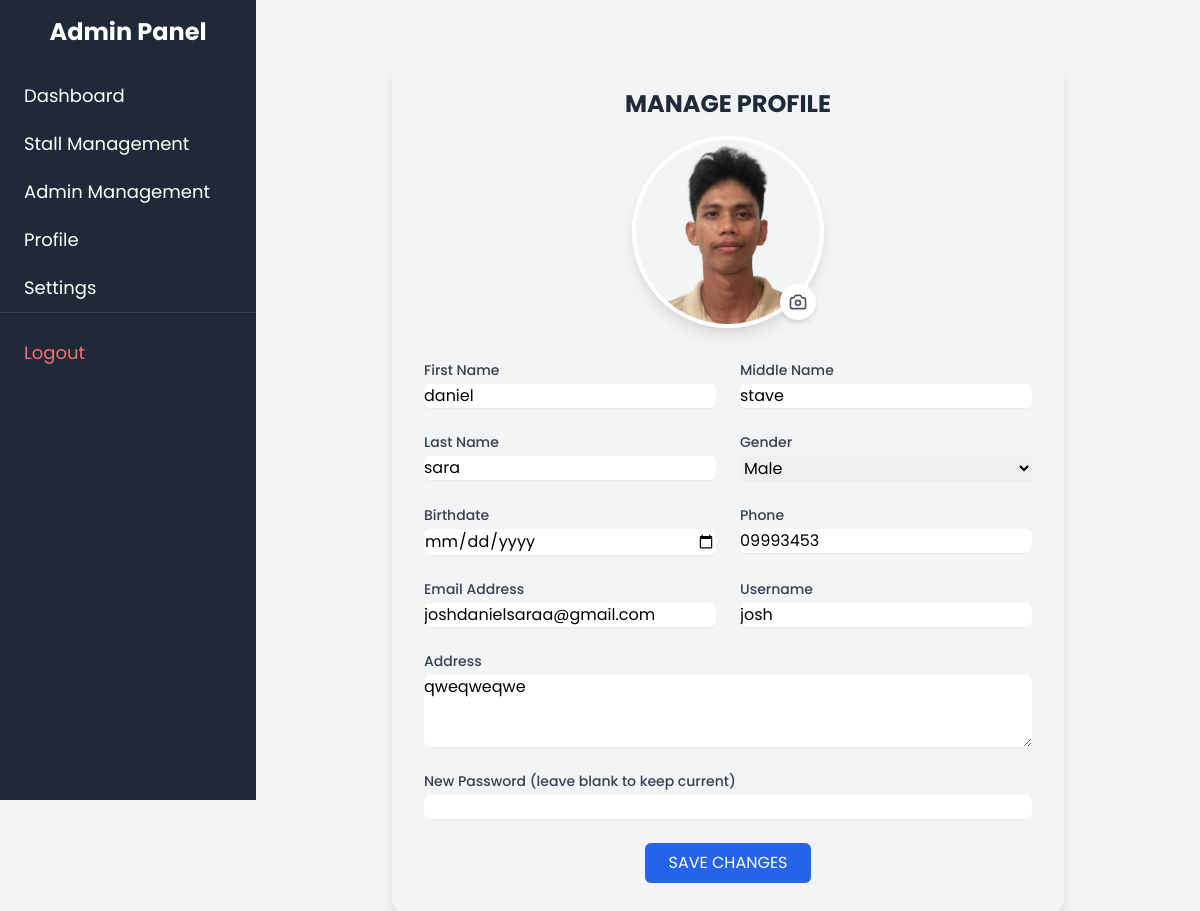
Before: /super-admin/profile/ (signed in) with the older database file.
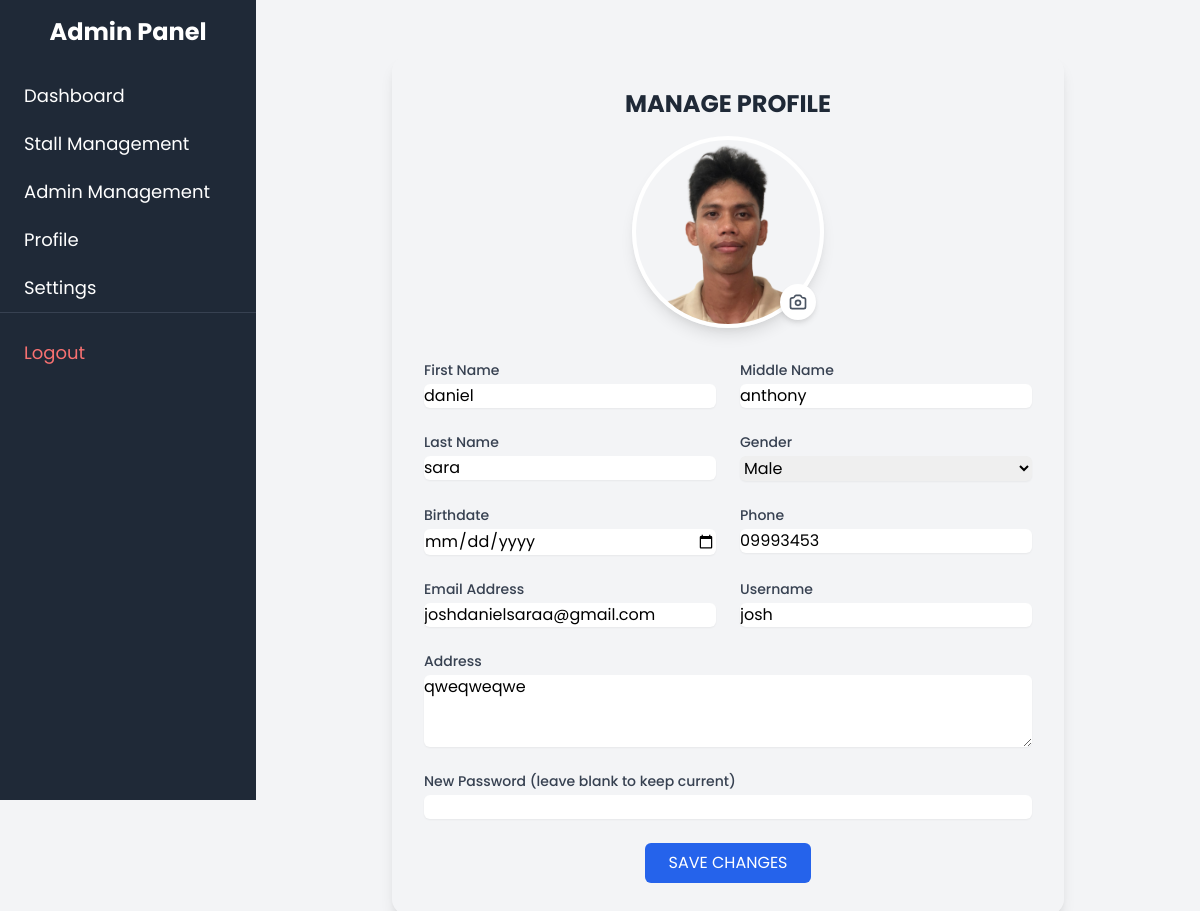
After: the same page with the newer database file.
### TriadApp/models.py (models this page shows)
class CustomUser(AbstractUser):
    middle_name = models.CharField(max_length=50, blank=True, null=True)
    gender = models.CharField(max_length=10, blank=True, null=True)
    birthdate = models.DateField(null=True, blank=True)
    phone = models.CharField(max_length=15, blank=True, null=True)
    address = models.TextField(blank=True, null=True)
    profile_image = models.ImageField(upload_to='profile_images/', blank=True, null=True)
    groups = models.ManyToManyField(
        'auth.Group',
        related_name='custom_user_set',
        blank=True,
        help_text='The groups this user belongs to. A user will get all permissions granted to each of their groups.',
        verbose_name='groups',
    )
    user_permissions = models.ManyToManyField(
        'auth.Permission',
        related_name='custom_user_set',
        blank=True,
        help_text='Specific permissions for this user.',
        verbose_name='user permissions',
    )
    class Meta:
        db_table = 'custom_user'

### TriadApp/accounts.py (the view)
# urls.py: path('super-admin/profile/', accounts.super_admin_profile, name='super_admin_profile'),
@superuser_required
def super_admin_profile(request):
    return render(request, 'TriadApp/superadmin/super_admin_profile.html', {
        'user': request.user
    })

### TriadApp/templates/TriadApp/superadmin/super_admin_profile.html (shortened to what the changed rows need)
{% extends 'TriadApp/superadmin/super_admin.html' %}
{% block content %}
<div class="max-w-2xl mx-auto my-8">
    <div class="bg-gradient-to-b from-orange-50 to-orange-100 rounded-2xl shadow-lg p-8">
        <div class="text-center mb-8">
            <h1 class="text-2xl font-bold text-gray-800 mb-4">MANAGE PROFILE</h1>
            <div class="relative w-48 h-48 mx-auto mb-6">
                {% if user.profile_image %}
                    <img src="{{ user.profile_image.url }}"
                         alt="Profile Picture"
                         class="w-full h-full rounded-full object-cover border-4 border-white shadow-lg"
                         id="profilePreview">
                {% else %}
                    <div class="w-full h-full rounded-full bg-gray-200 border-4 border-white shadow-lg"
                         id="profilePreview"></div>
                {% endif %}
                <label for="profileImage"
                       class="absolute bottom-2 right-2 bg-white rounded-full p-2 shadow-md cursor-pointer hover:bg-gray-50">
                </label>
            </div>
        </div>
        <form method="POST" enctype="multipart/form-data" class="space-y-6" id="profileForm">
            <div class="grid grid-cols-2 gap-6">
                <div>
                    <label for="firstname" class="block text-sm font-medium text-gray-700">First Name</label>
                    <input type="text" id="firstname" name="firstname" value="{{ user.first_name }}"
                           class="mt-1 block w-full rounded-md border-gray-300 shadow-sm focus:border-blue-500 focus:ring-blue-500">
                </div>
                <div>
                    <label for="middle_name" class="block text-sm font-medium text-gray-700">Middle Name</label>
                    <input type="text" id="middle_name" name="middle_name" value="{{ user.middle_name }}"
                           class="mt-1 block w-full rounded-md border-gray-300 shadow-sm focus:border-blue-500 focus:ring-blue-500">
                </div>
                <div>
                    <label for="lastname" class="block text-sm font-medium text-gray-700">Last Name</label>
                    <input type="text" id="lastname" name="lastname" value="{{ user.last_name }}"
                           class="mt-1 block w-full rounded-md border-gray-300 shadow-sm focus:border-blue-500 focus:ring-blue-500">
                </div>
                <div>
                    <label for="gender" class="block text-sm font-medium text-gray-700">Gender</label>
                    <select id="gender" name="gender"
                            class="mt-1 block w-full rounded-md border-gray-300 shadow-sm focus:border-blue-500 focus:ring-blue-500">
                        <option value="Male" {% if user.gender == 'Male' %}selected{% endif %}>Male</option>
                    </select>
                </div>
                <div>
                    <label for="phone" class="block text-sm font-medium text-gray-700">Phone</label>
                    <input type="tel" id="phone" name="phone" value="{{ user.phone }}"
                           class="mt-1 block w-full rounded-md border-gray-300 shadow-sm focus:border-blue-500 focus:ring-blue-500">
                </div>
                <div>
                    <label for="email" class="block text-sm font-medium text-gray-700">Email Address</label>
                    <input type="email" id="email" name="email" value="{{ user.email }}"
                           class="mt-1 block w-full rounded-md border-gray-300 shadow-sm focus:border-blue-500 focus:ring-blue-500">
                </div>
                <div>
                    <label for="username" class="block text-sm font-medium text-gray-700">Username</label>
                    <input type="text" id="username" name="username" value="{{ user.username }}"
                           class="mt-1 block w-full rounded-md border-gray-300 shadow-sm focus:border-blue-500 focus:ring-blue-500">
                </div>
                <div class="col-span-2">
                    <label for="address" class="block text-sm font-medium text-gray-700">Address</label>
                    <textarea id="address" name="address" rows="3"
                              class="mt-1 block w-full rounded-md border-gray-300 shadow-sm focus:border-blue-500 focus:ring-blue-500">{{ user.address }}</textarea>
                </div>
            </div>
        </form>
    </div>
</div>
{% endblock %}

Changed rows visible on the page:
changed CustomUser "daniel": middle_name "stave" → "anthony"
